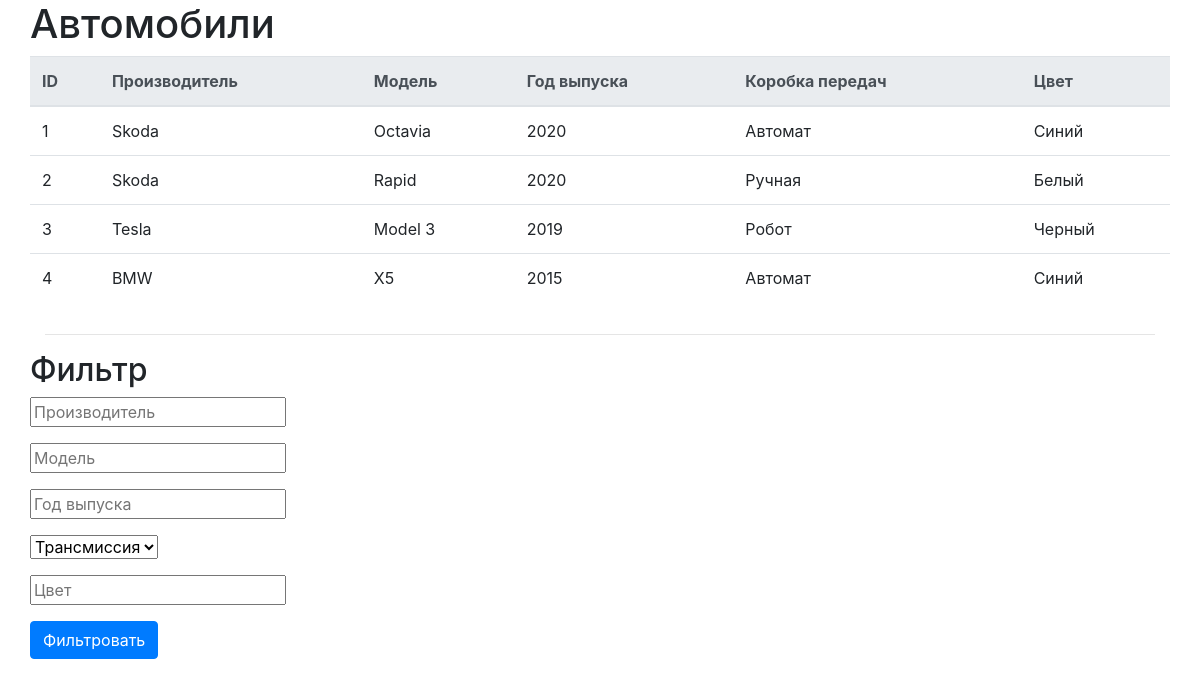
The page / on the database its author committed.
### cars/models.py (models this page shows, shortened)
class Car(models.Model):
    MANUAL = 0
    AUTOMATIC = 1
    ROBOT = 2
    TRANSMISSION = [
        (MANUAL, "Ручная"),
        (AUTOMATIC, "Автомат"),
        (ROBOT, "Робот")
    ]
    manufacturer = models.CharField(max_length=255)
    model = models.CharField(max_length=255)
    year = models.PositiveIntegerField(default=2020)
    color = models.CharField(max_length=255)
    transmission = models.PositiveSmallIntegerField(choices=TRANSMISSION, default=MANUAL)

### cars/views.py (the view)
# urls.py: path('', CarView.as_view())
class CarView(TemplateView):
    template_name = "main.html"
    def get_context_data(self, **kwargs):
        query = Q()
        for key, value in self.request.GET.items():
            if len(value) > 0:
                query &= Q(**{key: value})
        return {'cars': Car.objects.filter(query)}

### templates/main.html (shortened to what this page needs)
<!DOCTYPE html>
<html lang="en">
<head>
    <link rel="stylesheet"
          href="https://stackpath.bootstrapcdn.com/bootstrap/4.4.1/css/bootstrap.min.css"
>
</head>
<body>
<div class="container">
        <div class="row">
            <h1>Автомобили</h1>
        </div>
        <div class="row">
            <table class="table">
                <thead class="thead-light">
                <tr>
                    <th scope="col">ID</th>
                    <th scope="col">Производитель</th>
                    <th scope="col">Модель</th>
                    <th scope="col">Год выпуска</th>
                    <th scope="col">Коробка передач</th>
                    <th scope="col">Цвет</th>
                </tr>
                </thead>
                <tbody>
                {% for car in cars %}
                    <tr>
                        <td scope="row">{{ car.id }}</td>
                        <td>{{ car.manufacturer }}</td>
                        <td>{{ car.model }}</td>
                        <td>{{ car.year }}</td>
                        <td>{{ car.get_transmission_display }}</td>
                        <td>{{ car.color }}</td>
                    </tr>
                {% endfor %}
                </tbody>
            </table>
        </div>
    </div>
    <div class="container">
        <hr>
    </div>
    <div class="container">
        <div class="row">
            <h2>Фильтр</h2>
        </div>
        <div class="row">
            <form action="">
                <div class="form-group">
                    <input type="text" name="manufacturer" placeholder="Производитель">
                </div>
                <div class="form-group">
                    <input type="text" name="model" placeholder="Модель">
                </div>
                <div class="form-group">
                    <input type="number" name="year" placeholder="Год выпуска">
                </div>
                <div class="form-group">
                    <select name="transmission">
                        <option value="" selected>Трансмиссия</option>
                    </select>
                </div>
                <div class="form-group">
                    <input type="text" name="color" placeholder="Цвет">
                </div>
                <div class="form-group">
                    <input type="submit" class="btn btn-primary" value="Фильтровать">
                </div>
            </form>
        </div>
    </div>
</body>
</html>

### rows shown on the page
Car: id "1", manufacturer "Skoda", model "Octavia", year "2020", transmission "Автомат", color "Синий"
Car: id "2", manufacturer "Skoda", model "Rapid", year "2020", transmission "Ручная", color "Белый"
Car: id "3", manufacturer "Tesla", model "Model 3", year "2019", transmission "Робот", color "Черный"
Car: id "4", manufacturer "BMW", model "X5", year "2015", transmission "Автомат", color "Синий"
